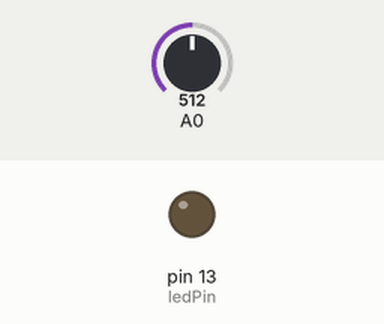
Recording of a sketch running on a simulated Arduino Uno, built with avr-gcc and run on an emulated ATmega328P. Parts: output pins drawn as LEDs (lit = HIGH). Dashed ring = blinking. The test bench sets the inputs (shaded band); at power-on: A0 = 512.

Above: at 1.2 s.
1.3 s: A0 set to 0
4.3 s: A0 set to 122
At 6.0 s:
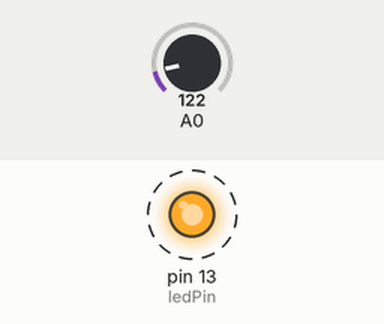
Timing chart, 0 to 12.7 s (numbered marks = the images above; inputs shaded):
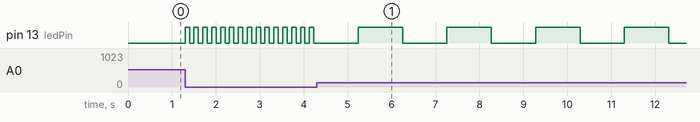

The sketch:

P_blinking_LED_pot.ino
```cpp
const int ledPin =  13;      // пин со светодиодом
int ledState = LOW;             // этой переменной устанавливаем состояние светодиода
long previousMillis = 0;        // храним время последнего переключения светодиода

long interval = 1000;           // интервал между включение/выключением светодиода (1 секунда)

void setup() {
  pinMode(ledPin, OUTPUT);
  pinMode(A0, INPUT);
}

void loop()
{
  interval = analogRead(A0);
  interval = map(interval, 0, 255, 100, 2000);
  unsigned long currentMillis = millis();
  if(currentMillis - previousMillis > interval) {
    previousMillis = currentMillis;
    if (ledState == LOW)
      ledState = HIGH;
    else
      ledState = LOW;
    digitalWrite(ledPin, ledState);
  }
}
```

Measured:
- after the input at 4.3 s, pin 13 (ledPin): alternates HIGH for 1.0 s and LOW for 1.0 s, starting after 0.94 s
- by itself, pin 13 (ledPin): alternates HIGH for 0.10 s and LOW for 0.10 s
